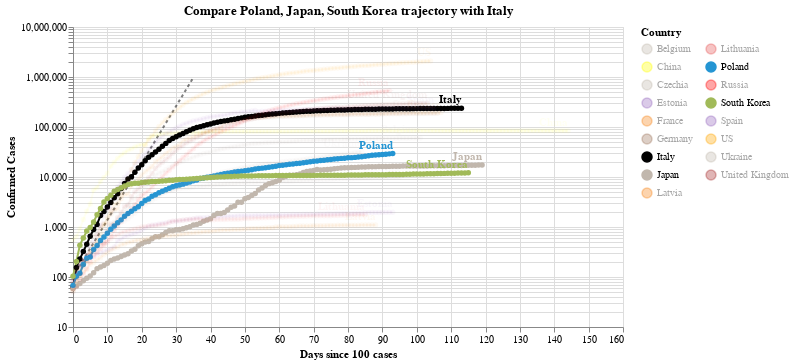

Source (notebook cell):
### Code cell
#hide_input
chart3 = make_since_chart(dff2, ['Poland', 'Japan', 'South Korea'], baseline_countries)
chart3

### Figure 1 — Vega-Lite specification as saved in the notebook (floating-point values rounded to 4 significant figures; data arrays with more than 128 entries replaced by an {"elided": "..."} marker saying what was removed)
{"config": {"view": {"continuousWidth": 400, "continuousHeight": 300}}, "layer": [{"data": {"name": "data-628230001892d6798b50651be41d1b3e"}, "mark": {"type": "line", "color": "black", "opacity": 0.5, "strokeDash": [3, 3]}, "encoding": {"x": {"type": "quantitative", "field": "Days since 100 cases"}, "y": {"type": "quantitative", "field": "Confirmed Cases"}}}, {"data": {"name": "data-e74888e1f842f858e6205c373c6e4f12"}, "mark": {"type": "line", "point": true}, "encoding": {"color": {"type": "nominal", "field": "Country", "legend": {"columns": 2}, "scale": {"domain": ["Belgium", "China", "Czechia", "Estonia", "France", "Germany", "Italy", "Japan", "Latvia", "Lithuania", "Poland", "Russia", "South Korea", "Spain", "US", "Ukraine", "United Kingdom"], "range": ["#C1B7AD", "yellow", "#C1B7AD", "#9467bd", "#F58518", "#9D755D", "black", "#C1B7AD", "#F58518", "#E45756", "#2495D3", "red", "#A1BA59", "#9467bd", "orange", "#C1B7AD", "brown"]}}, "opacity": {"condition": {"value": 1, "selection": "selector001"}, "value": 0.05}, "tooltip": [{"type": "nominal", "field": "Country"}, {"type": "temporal", "field": "Date"}, {"type": "quantitative", "field": "Confirmed Cases"}, {"type": "quantitative", "field": "Days since 100 cases"}], "x": {"type": "quantitative", "field": "Days since 100 cases"}, "y": {"type": "quantitative", "field": "Confirmed Cases", "scale": {"type": "log"}}}, "selection": {"selector001": {"type": "multi", "fields": ["Country"], "bind": "legend", "init": [{"Country": "Poland"}, {"Country": "Japan"}, {"Country": "South Korea"}, {"Country": "Italy"}]}}, "width": 550}, {"data": {"name": "data-e74888e1f842f858e6205c373c6e4f12"}, "mark": {"type": "text", "align": "right", "dy": -8, "fontWeight": "bold"}, "encoding": {"color": {"type": "nominal", "field": "Country", "legend": {"columns": 2}, "scale": {"domain": ["Belgium", "China", "Czechia", "Estonia", "France", "Germany", "Italy", "Japan", "Latvia", "Lithuania", "Poland", "Russia", "South Korea", "Spain", "US", "Ukraine", "United Kingdom"], "range": ["#C1B7AD", "yellow", "#C1B7AD", "#9467bd", "#F58518", "#9D755D", "black", "#C1B7AD", "#F58518", "#E45756", "#2495D3", "red", "#A1BA59", "#9467bd", "orange", "#C1B7AD", "brown"]}}, "opacity": {"condition": {"value": 1, "selection": "selector001"}, "value": 0.05}, "text": {"type": "nominal", "field": "Country"}, "tooltip": [{"type": "nominal", "field": "Country"}, {"type": "temporal", "field": "Date"}, {"type": "quantitative", "field": "Confirmed Cases"}, {"type": "quantitative", "field": "Days since 100 cases"}], "x": {"type": "quantitative", "field": "Days since 100 cases"}, "y": {"type": "quantitative", "field": "Confirmed Cases", "scale": {"type": "log"}}}, "transform": [{"filter": "(datum['Date'] >= 1592092800000)"}], "width": 550}], "title": "Compare Poland, Japan, South Korea trajectory with Italy", "$schema": "https://vega.github.io/schema/vega-lite/v4.0.2.json", "datasets": {"data-628230001892d6798b50651be41d1b3e": [{"Days since 100 cases": 0, "Confirmed Cases": 100.0}, {"Days since 100 cases": 1, "Confirmed Cases": 130.0}, {"Days since 100 cases": 2, "Confirmed Cases": 169.0}, {"Days since 100 cases": 3, "Confirmed Cases": 219.7}, {"Days since 100 cases": 4, "Confirmed Cases": 285.6}, {"Days since 100 cases": 5, "Confirmed Cases": 371.3}, {"Days since 100 cases": 6, "Confirmed Cases": 482.7}, {"Days since 100 cases": 7, "Confirmed Cases": 627.5}, {"Days since 100 cases": 8, "Confirmed Cases": 815.7}, {"Days since 100 cases": 9, "Confirmed Cases": 1060.0}, {"Days since 100 cases": 10, "Confirmed Cases": 1379.0}, {"Days since 100 cases": 11, "Confirmed Cases": 1792.0}, {"Days since 100 cases": 12, "Confirmed Cases": 2330.0}, {"Days since 100 cases": 13, "Confirmed Cases": 3029.0}, {"Days since 100 cases": 14, "Confirmed Cases": 3937.0}, {"Days since 100 cases": 15, "Confirmed Cases": 5119.0}, {"Days since 100 cases": 16, "Confirmed Cases": 6654.0}, {"Days since 100 cases": 17, "Confirmed Cases": 8650.0}, {"Days since 100 cases": 18, "Confirmed Cases": 11250.0}, {"Days since 100 cases": 19, "Confirmed Cases": 14620.0}, {"Days since 100 cases": 20, "Confirmed Cases": 19000.0}, {"Days since 100 cases": 21, "Confirmed Cases": 24710.0}, {"Days since 100 cases": 22, "Confirmed Cases": 32120.0}, {"Days since 100 cases": 23, "Confirmed Cases": 41750.0}, {"Days since 100 cases": 24, "Confirmed Cases": 54280.0}, {"Days since 100 cases": 25, "Confirmed Cases": 70560.0}, {"Days since 100 cases": 26, "Confirmed Cases": 91730.0}, {"Days since 100 cases": 27, "Confirmed Cases": 119300.0}, {"Days since 100 cases": 28, "Confirmed Cases": 155000.0}, {"Days since 100 cases": 29, "Confirmed Cases": 201500.0}, {"Days since 100 cases": 30, "Confirmed Cases": 262000.0}, {"Days since 100 cases": 31, "Confirmed Cases": 340600.0}, {"Days since 100 cases": 32, "Confirmed Cases": 442800.0}, {"Days since 100 cases": 33, "Confirmed Cases": 575600.0}, {"Days since 100 cases": 34, "Confirmed Cases": 748300.0}, {"Days since 100 cases": 35, "Confirmed Cases": 972800.0}], "data-e74888e1f842f858e6205c373c6e4f12": {"elided": "1764 records"}}}
